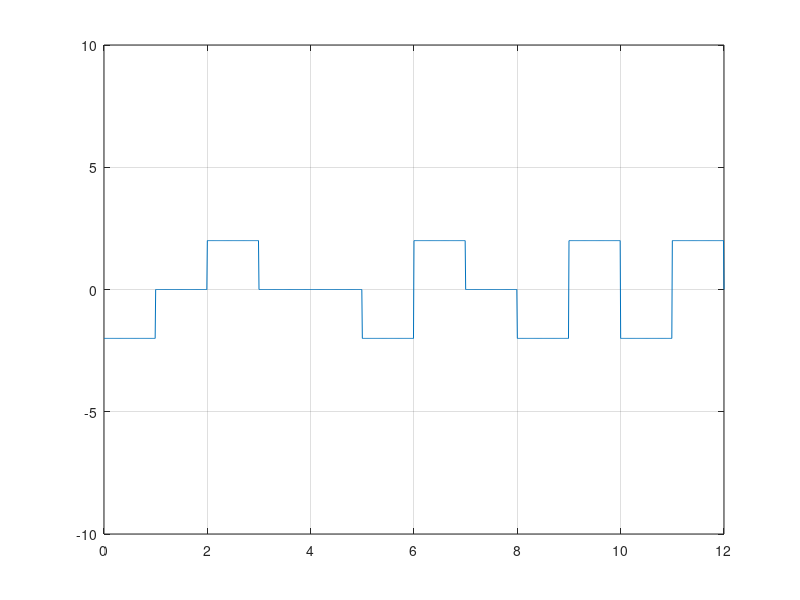

This figure's MATLAB source:
%Digital signal....
%Bipolar AMI
%IF bit=1 y(from:to) = opposit of previous state for non zero bit
%IF bit=0 y(from:to) = 0

clear all;
clc;
bit = [1, 0, 1, 0, 0, 1, 1, 0, 1, 1, 1, 1];

v = 2;

fs = 100;
bit_duration = 1; % bitrate = 1/bitduration
T = length(bit) * bit_duration; % len/bitrate.
t = 0:1/fs:T;

x_digital = zeros(1, length(t));

lastState = v;

%encoding
for i = 1:length(bit)
    from = (i-1)*fs*bit_duration+1;
    to = i*fs*bit_duration;
    
    if bit(i) == 1
        x_digital(from : to) = -lastState;
        lastState = -lastState;
        
    else
        x_digital(from : to) = 0;
    end
end

%subplot(1,2,1);
plot(t, x_digital);
xlim([0, T]);
ylim([-10, 10]);
grid on;

%decoding
%method 1

data = zeros(1, length(bit));
lastState = v;
for i=1:length(bit)
    from = (i-1)*fs*bit_duration+1;
    to = i*fs*bit_duration;
    
    if(x_digital(from : to) == 0)
        data(i) = 0;
    else
        data(i) = 1;
        
        
    end
end

disp(data)

%method 2
data = zeros(1, length(bit));
lastState = v;
counter = 0;

for i=1:length(t)/fs*bit_duration
    from = (i-1)*fs*bit_duration+1;
    to = i*fs*bit_duration;

    if(x_digital(from : to) == 0)
        data(i) = 0;
    else
        data(i) = 1; 
    end
end

disp(data)

%method 3
data = zeros(1, length(bit));
lastState = v;
counter = 0;

for i=1:length(t)
    if t(i) > counter*bit_duration
        counter = counter + 1;
        if(x_digital(i) == 0)
            data(counter) = 0;
        else
            data(counter) = 1;
        end
    end
end

disp(data)